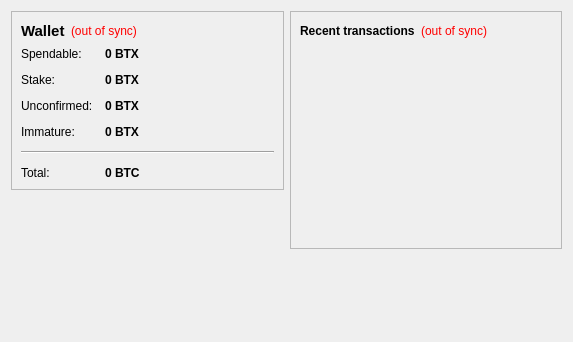
<?xml version="1.0" encoding="UTF-8"?>
<ui version="4.0">
 <class>OverviewPage</class>
 <widget class="QWidget" name="OverviewPage">
  <property name="geometry">
   <rect>
    <x>0</x>
    <y>0</y>
    <width>573</width>
    <height>342</height>
   </rect>
  </property>
  <property name="windowTitle">
   <string>Form</string>
  </property>
  <layout class="QHBoxLayout" name="horizontalLayout" stretch="1,1">
   <item>
    <layout class="QVBoxLayout" name="verticalLayout_2">
     <item>
      <widget class="QFrame" name="frame">
       <property name="frameShape">
        <enum>QFrame::StyledPanel</enum>
       </property>
       <property name="frameShadow">
        <enum>QFrame::Raised</enum>
       </property>
       <layout class="QVBoxLayout" name="verticalLayout_4">
        <item>
         <layout class="QHBoxLayout" name="horizontalLayout_4">
          <item>
           <widget class="QLabel" name="label_5">
            <property name="font">
             <font>
              <pointsize>11</pointsize>
              <weight>75</weight>
              <bold>true</bold>
             </font>
            </property>
            <property name="text">
             <string>Wallet</string>
            </property>
           </widget>
          </item>
          <item>
           <widget class="QLabel" name="labelWalletStatus">
            <property name="toolTip">
             <string>The displayed information may be out of date. Your wallet automatically synchronizes with the BITCOINX network after a connection is established, but this process has not completed yet.</string>
            </property>
            <property name="styleSheet">
             <string notr="true">QLabel { color: red; }</string>
            </property>
            <property name="text">
             <string notr="true">(out of sync)</string>
            </property>
            <property name="alignment">
             <set>Qt::AlignLeading|Qt::AlignLeft|Qt::AlignVCenter</set>
            </property>
           </widget>
          </item>
          <item>
           <spacer name="horizontalSpacer_2">
            <property name="orientation">
             <enum>Qt::Horizontal</enum>
            </property>
            <property name="sizeHint" stdset="0">
             <size>
              <width>40</width>
              <height>20</height>
             </size>
            </property>
           </spacer>
          </item>
         </layout>
        </item>
        <item>
         <layout class="QFormLayout" name="formLayout_2">
          <property name="fieldGrowthPolicy">
           <enum>QFormLayout::AllNonFixedFieldsGrow</enum>
          </property>
          <property name="horizontalSpacing">
           <number>12</number>
          </property>
          <property name="verticalSpacing">
           <number>12</number>
          </property>
          <item row="0" column="0">
           <widget class="QLabel" name="label">
            <property name="text">
             <string>Spendable:</string>
            </property>
           </widget>
          </item>
          <item row="0" column="1">
           <widget class="QLabel" name="labelBalance">
            <property name="font">
             <font>
              <weight>75</weight>
              <bold>true</bold>
             </font>
            </property>
            <property name="cursor">
             <cursorShape>IBeamCursor</cursorShape>
            </property>
            <property name="toolTip">
             <string>Your current spendable balance</string>
            </property>
            <property name="text">
             <string notr="true">0 BTX</string>
            </property>
            <property name="textInteractionFlags">
             <set>Qt::LinksAccessibleByMouse|Qt::TextSelectableByKeyboard|Qt::TextSelectableByMouse</set>
            </property>
           </widget>
          </item>
          <item row="1" column="0">
           <widget class="QLabel" name="label_6">
            <property name="text">
             <string>Stake:</string>
            </property>
           </widget>
          </item>
          <item row="1" column="1">
           <widget class="QLabel" name="labelStake">
            <property name="font">
             <font>
              <weight>75</weight>
              <bold>true</bold>
             </font>
            </property>
            <property name="cursor">
             <cursorShape>IBeamCursor</cursorShape>
            </property>
            <property name="toolTip">
             <string>Total of coins that was staked, and do not yet count toward the current balance</string>
            </property>
            <property name="text">
             <string notr="true">0 BTX</string>
            </property>
            <property name="textInteractionFlags">
             <set>Qt::LinksAccessibleByMouse|Qt::TextSelectableByKeyboard|Qt::TextSelectableByMouse</set>
            </property>
           </widget>
          </item>
          <item row="2" column="0">
           <widget class="QLabel" name="label_3">
            <property name="text">
             <string>Unconfirmed:</string>
            </property>
           </widget>
          </item>
          <item row="2" column="1">
           <widget class="QLabel" name="labelUnconfirmed">
            <property name="font">
             <font>
              <weight>75</weight>
              <bold>true</bold>
             </font>
            </property>
            <property name="cursor">
             <cursorShape>IBeamCursor</cursorShape>
            </property>
            <property name="toolTip">
             <string>Total of transactions that have yet to be confirmed, and do not yet count toward the current balance</string>
            </property>
            <property name="text">
             <string notr="true">0 BTX</string>
            </property>
            <property name="textInteractionFlags">
             <set>Qt::LinksAccessibleByMouse|Qt::TextSelectableByKeyboard|Qt::TextSelectableByMouse</set>
            </property>
           </widget>
          </item>
          <item row="3" column="0">
           <widget class="QLabel" name="labelImmatureText">
            <property name="text">
             <string>Immature:</string>
            </property>
           </widget>
          </item>
          <item row="3" column="1">
           <widget class="QLabel" name="labelImmature">
            <property name="font">
             <font>
              <weight>75</weight>
              <bold>true</bold>
             </font>
            </property>
            <property name="toolTip">
             <string>Mined balance that has not yet matured</string>
            </property>
            <property name="text">
             <string notr="true">0 BTX</string>
            </property>
            <property name="textInteractionFlags">
             <set>Qt::LinksAccessibleByMouse|Qt::TextSelectableByKeyboard|Qt::TextSelectableByMouse</set>
            </property>
           </widget>
          </item>
          <item row="4" column="0" colspan="2">
           <widget class="Line" name="line">
            <property name="orientation">
             <enum>Qt::Horizontal</enum>
            </property>
           </widget>
          </item>
          <item row="5" column="0">
           <widget class="QLabel" name="labelTotalText">
            <property name="text">
             <string>Total:</string>
            </property>
           </widget>
          </item>
          <item row="5" column="1">
           <widget class="QLabel" name="labelTotal">
            <property name="font">
             <font>
              <weight>75</weight>
              <bold>true</bold>
             </font>
            </property>
            <property name="cursor">
             <cursorShape>IBeamCursor</cursorShape>
            </property>
            <property name="toolTip">
             <string>Your current total balance</string>
            </property>
            <property name="text">
             <string notr="true">0 BTC</string>
            </property>
            <property name="textInteractionFlags">
             <set>Qt::LinksAccessibleByMouse|Qt::TextSelectableByKeyboard|Qt::TextSelectableByMouse</set>
            </property>
           </widget>
          </item>
         </layout>
        </item>
       </layout>
      </widget>
     </item>
     <item>
      <spacer name="verticalSpacer">
       <property name="orientation">
        <enum>Qt::Vertical</enum>
       </property>
       <property name="sizeHint" stdset="0">
        <size>
         <width>20</width>
         <height>40</height>
        </size>
       </property>
      </spacer>
     </item>
    </layout>
   </item>
   <item>
    <layout class="QVBoxLayout" name="verticalLayout_3">
     <item>
      <widget class="QFrame" name="frame_2">
       <property name="frameShape">
        <enum>QFrame::StyledPanel</enum>
       </property>
       <property name="frameShadow">
        <enum>QFrame::Raised</enum>
       </property>
       <layout class="QVBoxLayout" name="verticalLayout">
        <item>
         <layout class="QHBoxLayout" name="horizontalLayout_2">
          <item>
           <widget class="QLabel" name="label_4">
            <property name="text">
             <string>&lt;b&gt;Recent transactions&lt;/b&gt;</string>
            </property>
           </widget>
          </item>
          <item>
           <widget class="QLabel" name="labelTransactionsStatus">
            <property name="toolTip">
             <string>The displayed information may be out of date. Your wallet automatically synchronizes with the BITCOINX network after a connection is established, but this process has not completed yet.</string>
            </property>
            <property name="styleSheet">
             <string notr="true">QLabel { color: red; }</string>
            </property>
            <property name="text">
             <string notr="true">(out of sync)</string>
            </property>
            <property name="alignment">
             <set>Qt::AlignRight|Qt::AlignTrailing|Qt::AlignVCenter</set>
            </property>
           </widget>
          </item>
          <item>
           <spacer name="horizontalSpacer">
            <property name="orientation">
             <enum>Qt::Horizontal</enum>
            </property>
            <property name="sizeHint" stdset="0">
             <size>
              <width>40</width>
              <height>20</height>
             </size>
            </property>
           </spacer>
          </item>
         </layout>
        </item>
        <item>
         <widget class="QListView" name="listTransactions">
          <property name="styleSheet">
           <string notr="true">QListView { background: transparent; }</string>
          </property>
          <property name="frameShape">
           <enum>QFrame::NoFrame</enum>
          </property>
          <property name="verticalScrollBarPolicy">
           <enum>Qt::ScrollBarAlwaysOff</enum>
          </property>
          <property name="horizontalScrollBarPolicy">
           <enum>Qt::ScrollBarAlwaysOff</enum>
          </property>
          <property name="selectionMode">
           <enum>QAbstractItemView::NoSelection</enum>
          </property>
         </widget>
        </item>
       </layout>
      </widget>
     </item>
     <item>
      <spacer name="verticalSpacer_2">
       <property name="orientation">
        <enum>Qt::Vertical</enum>
       </property>
       <property name="sizeHint" stdset="0">
        <size>
         <width>20</width>
         <height>40</height>
        </size>
       </property>
      </spacer>
     </item>
    </layout>
   </item>
  </layout>
 </widget>
 <resources/>
 <connections/>
</ui>
